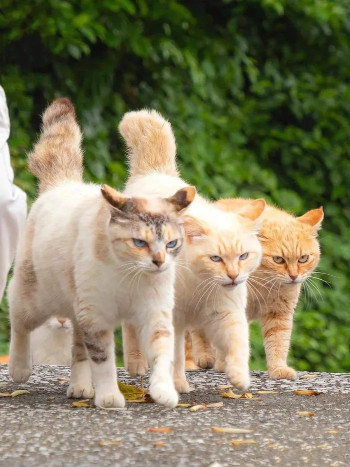
#> input picture chapter3/cats.jpeg, 350 x 467 px
$ python foo.py
#> lines starting #> are read from the running program, lines starting #| are printed output that depends on the picture
import cv2
import numpy as np
from scipy import ndimage

kernel_3x3 = np.array([[-1, -1, -1],
                        [-1, 8, -1],
                        [-1, -1, -1]])
kernel_5x5 = np.array([[-1, -1, -1, -1, -1],
                        [-1, 1, 2, 1, -1],
                        [-1, 2, 4, 2, -1],
                        [-1, 1, 2, 1, -1],
                        [-1, -1, -1, -1, -1]])

img = cv2.imread("cats.jpeg", 0)
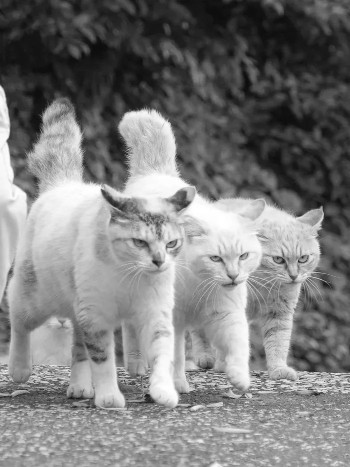
#> img: shape (467, 350); min 9, max 255, mean 124.7
# [6 lines of commented-out code are left out]
for x in range(3,12):
    print(x)
    kernel = np.array([[-1, -1, -1],
                      [-1, x, -1],
                      [-1, -1, -1]])
    # k = ndimage.convolve(img, kernel)

#> (the run stopped early here; a loop or call above may not have finished)
